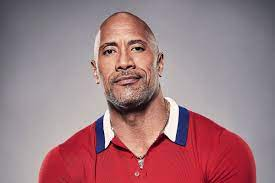
#> input picture Task-4/male.jpg, 275 x 183 px
$ jupyter execute 'Crop and Swap.ipynb'
#> lines starting #> are read from the running program, lines starting #| are printed output that depends on the picture; after the words box and inside, x2 and y2 are one past the last pixel; in counts of white or black regions, pixels touching at a corner belong together
[cell 1]
import numpy as np
import matplotlib.pyplot as plt
import cv2

[cell 2]
male = cv2.imread('male.jpg')
#> male is the input picture: shape (183, 275, 3); mean B, G, R 128.8, 122, 159.6
female = cv2.imread('female.jpg')
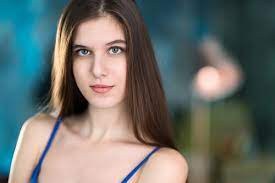
#> input picture Task-4/female.jpg, 275 x 183 px
#> female is the input picture: shape (183, 275, 3); mean B, G, R 106.8, 111.3, 105.9

[cell 3]
male = cv2.resize(male, (512, 512))
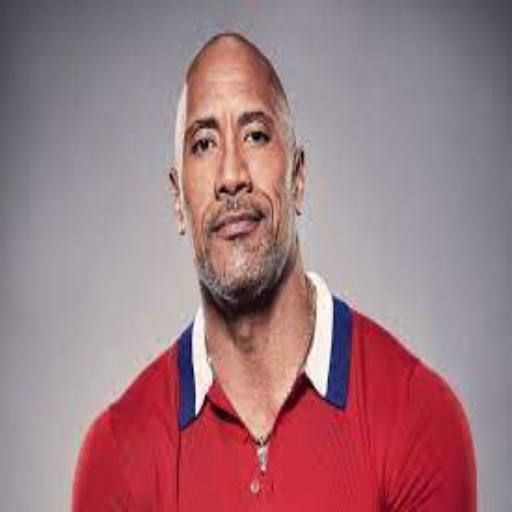
#> male: shape (512, 512, 3); mean B, G, R 128.7, 121.9, 159.5

[cell 4]
female = cv2.resize(female, (512, 512))
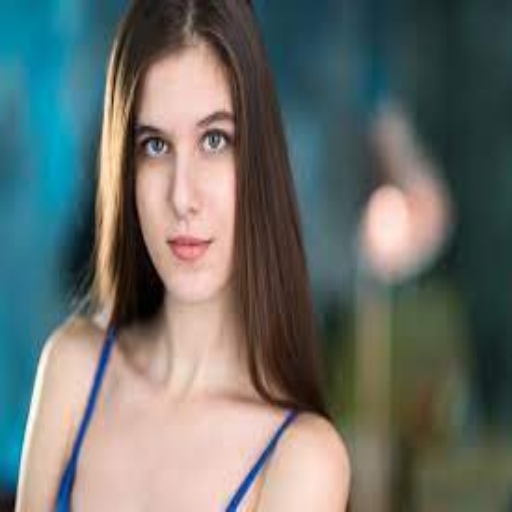
#> female: shape (512, 512, 3); mean B, G, R 106.7, 111.2, 105.7

[cell 5]
cv2.imshow('Photo', male)
cv2.waitKey()
cv2.destroyAllWindows()


cv2.imshow('Photo', female)
cv2.waitKey()
cv2.destroyAllWindows()

[cell 6]
plt.imshow(female)

[cell 7]
plt.imshow(male)

[cell 8]
cmale = male[50:300, 150:300]
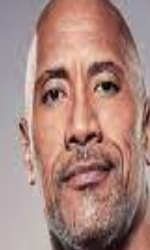
#> cmale: shape (250, 150, 3); mean B, G, R 126, 134, 169

[cell 9]
female[50:300, 100:250] = cmale
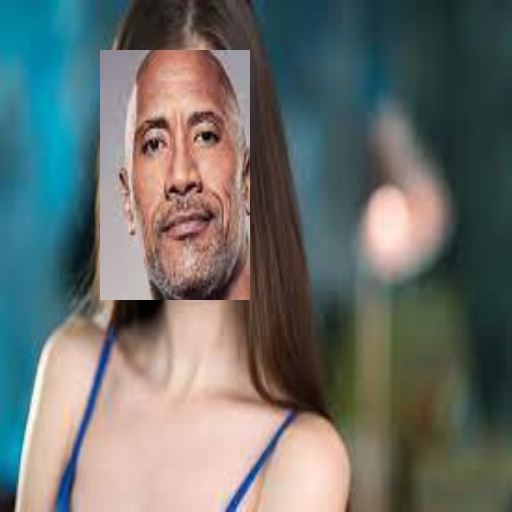
#> female: shape (512, 512, 3); 14.31% of pixels changed, all inside (x1, y1, x2, y2) = (100, 50, 250, 300)
